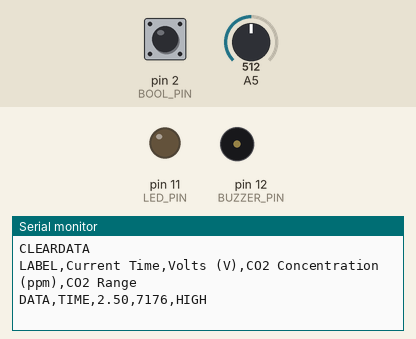
Simulated run of this sketch. Board: Arduino Uno, built with avr-gcc and run on an emulated ATmega328P. On the bench: output pins drawn as LEDs (lit = HIGH), buzzer (waves = sounding, pin HIGH), the last lines printed to the serial monitor. The test bench sets the inputs (shaded band); at power-on: A5 = 512, pin 2 (BOOL_PIN) HIGH.

Above: at 1.2 s.
1.3 s: A5 set to 828
At 2.6 s:
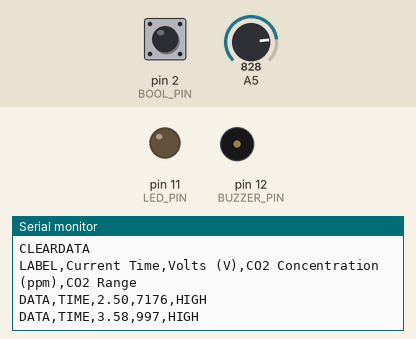
2.8 s: A5 set to 845
At 4.6 s:
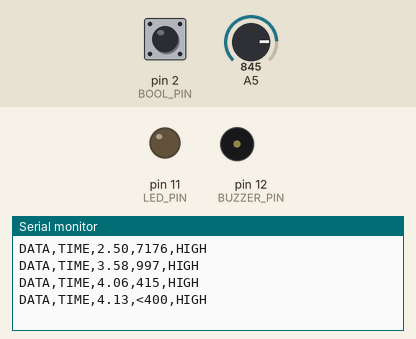

The sketch:

MG-811.ino
```cpp
/************************MG-811 Gas Sensor Module******************************
Author: Samuel Cornejo: sam.ach1990@gmail.com
Reference: Demo for MG-811 Gas Sensor Module V1.1 by Tiequan Shao: tiequan.shao@sandboxelectronics.com
************************************************************************************/

/*******************************Libraries*******************************************/
//#include <LiquidCrystal.h>
//#include <TimedAction.h>

/************************Hardware Related Macros************************************/
const int     MG_PIN      = 13;     //define which analog input channel you are going to use
const int     BOOL_PIN    = 2;     //define input pin to indicate when threshold is reached
const int     BUZZER_PIN  = 12;     //define buzzer output pin
const int     LED_PIN     = 11;    //define LED pin
const float   DC_GAIN     = 8.5;   //define the DC gain of amplifier

/***********************Software Related Macros************************************/
const int     READ_SAMPLE_INTERVAL  = 50;    //define how many samples you are going to take in normal operation
const int     READ_SAMPLE_TIMES     = 20;    //define the time interval(in milisecond) between each samples in
                                             //normal operation
const int     BUZZER_DELAY_TIME     = 1500;  //buzzer delay time in milliseconds()
const String  LCD_TITLE             = "CO2 - Concentration";

/**********************Application Related Macros**********************************/
//These two values differ from sensor to sensor. user should derermine this value.
const float   ZERO_POINT_VOLTAGE  = 0.480; //define the output of the sensor in volts when the concentration of CO2 is 400PPM
const float   REACTION_VOLTGAE    = 0.059; //define the voltage drop of the sensor when move the sensor from air into 1000ppm CO2

/*******************************Function Prototypes********************************/
void soundBuzzer();
void blinkLED();
void scrollLCDTitle();

/*****************************Variables********************************************/
/*Two points are taken from the curve.With these two points, a line is formed which is
"approximately equivalent" to the original curve.
Data format:{ x, y, slope}; point1: (lg400, 0.324), point2: (lg4000, 0.280)
slope = ( reaction voltage ) / (log400 –log1000)*/
float         CO2Curve[3]      = {2.602,ZERO_POINT_VOLTAGE,(REACTION_VOLTGAE/(2.602-3))};
boolean       ledState         = true;
int           positionCounter  = 15;

//LiquidCrystal lcd(8, 9, 4, 5, 6, 7);
/**********************************************************************************/

void setup() {
    Serial.begin(9600);                   //UART setup, baudrate = 9600bps

    pinMode(BUZZER_PIN,OUTPUT);           //set pin to output
    pinMode(LED_PIN, OUTPUT);             //set pin to output
    pinMode(BOOL_PIN, INPUT);             //set pin to input
    digitalWrite(BOOL_PIN, HIGH);         //turn on pullup resistors

//    lcd.begin(16, 2);                     // start the LCD library
 //   lcd.setCursor(0,0);

    Serial.println("CLEARDATA");
    Serial.println("LABEL,Current Time,Volts (V),CO2 Concentration (ppm),CO2 Range");
}

void loop() {
//    buzzerThread.check();
//    ledThread.check();
//    lcdThread.check();

    int percentage;
    float volts;

    volts = MGRead(MG_PIN);
    Serial.print("DATA,TIME,");
    Serial.print(volts);
    Serial.print(",");

    percentage = MGGetPercentage(volts,CO2Curve);
//    lcd.setCursor(0,1);

    if (percentage == -1) {
        Serial.print( "<400" );
        Serial.print(",");
      //  lcd.print("<400PPM ");
    } else {
        Serial.print(percentage);
        Serial.print(",");
       // lcd.print(percentage);
       // lcd.print("PPM ");
    }

    if (digitalRead(BOOL_PIN) ){
        Serial.println("HIGH");
      //  lcd.print("HIGH     ");
    } else {
        Serial.println("OK");
//        lcd.print("OK       ");
    }
}

/*****************************  MGRead *********************************************
Input:   mg_pin - analog channel
Output:  output of SEN0159
Remarks: This function reads the output of SEN0159
************************************************************************************/
float MGRead(int mg_pin) {
    int i;
    float v=0;

    for (i=0;i<READ_SAMPLE_TIMES;i++) {
        //buzzerThread.check();
//        ledThread.check();
//        lcdThread.check();

        v += analogRead(mg_pin);
        delay(READ_SAMPLE_INTERVAL);
    }
    v = (v/READ_SAMPLE_TIMES) *5/1024 ;

    return v;
}

/*****************************  MQGetPercentage ************************************
Input:   volts   - SEN0159 output measured in volts
         pcurve  - pointer to the curve of the target gas
Output:  ppm of the target gas
Remarks: By using the slope and a point of the line. The x(logarithmic value of ppm)
         of the line could be derived if y(MG-811 output) is provided. As it is a
         logarithmic coordinate, power of 10 is used to convert the result to non-logarithmic
         value.
************************************************************************************/
int  MGGetPercentage(float volts, float *pcurve) {
   if ((volts/DC_GAIN )>=ZERO_POINT_VOLTAGE) {
      return -1;
   } else {
      return pow(10, ((volts/DC_GAIN)-pcurve[1])/pcurve[2]+pcurve[0]);
   }
}

/******************************  soundBuzzer  **************************************
Input:   None
Output:  None
Remarks: Callback function for buzzer thread to sound buzzer
************************************************************************************/
void soundBuzzer() {
  if (digitalRead(BOOL_PIN)) {
//     tone(BUZZER_PIN, 1000, 500);
  }
}

/********************************  blinkLED  ***************************************
Input:   None
Output:  None
Remarks: Callback function for LED thread to blink LED
************************************************************************************/
void blinkLED() {
  if (digitalRead(BOOL_PIN)) {
     ledState ? ledState = false : ledState = true;
     digitalWrite(LED_PIN,ledState);
  }
}

/**************************  scrollLCDTitle  ***************************************
Input:   None
Output:  None
Remarks: Callback function for LCD thread for scrolling top row
************************************************************************************/
void scrollLCDTitle() {
  if (positionCounter >= 0) {
    showLetters(positionCounter, 0);
    positionCounter--;
  } else if (-positionCounter <= LCD_TITLE.length()) {
    showLetters(0, -positionCounter);
    positionCounter--;
  } else {
    positionCounter = 15;
  }
}

/****************************  showLetters  ****************************************
Input:   printStart  - LCD position to start printing from
         startLetter - LCD_TITLE character to begin printing from
Output:  None
Remarks: Helper function to print LCD title character by character
************************************************************************************/
void showLetters(int printStart, int startLetter) {
//  lcd.setCursor(printStart,0);
  for (int currentLetter = startLetter; currentLetter < LCD_TITLE.length(); currentLetter++) {
//      lcd.print(LCD_TITLE.charAt(currentLetter));
  }
//  lcd.print(" ");
}
```

Measured:
- the behaviour switches between 835 and 836 on A5 (found by bisection; images 1 and 2)
- after the input at 1.3 s, the serial monitor: prints a new line after 0.72 s (image 1)
- after the input at 2.8 s, the serial monitor: prints a new line after 0.22 s (image 2)
